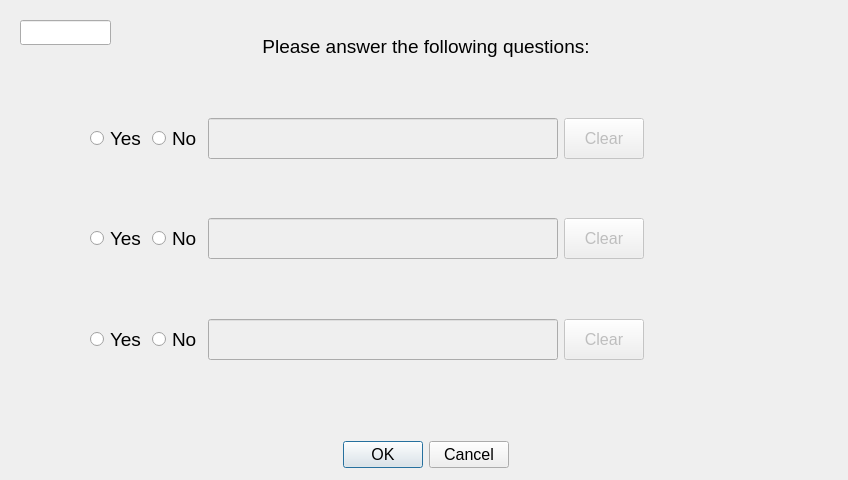
<?xml version="1.0" encoding="UTF-8"?>
<ui version="4.0">
 <class>CDlgQuestions</class>
 <widget class="QDialog" name="CDlgQuestions">
  <property name="geometry">
   <rect>
    <x>0</x>
    <y>0</y>
    <width>848</width>
    <height>480</height>
   </rect>
  </property>
  <property name="windowTitle">
   <string>Questions Response</string>
  </property>
  <widget class="QWidget" name="widget" native="true">
   <property name="geometry">
    <rect>
     <x>0</x>
     <y>0</y>
     <width>848</width>
     <height>480</height>
    </rect>
   </property>
   <property name="autoFillBackground">
    <bool>true</bool>
   </property>
   <widget class="CClickableLineEdit" name="codeId">
    <property name="geometry">
     <rect>
      <x>20</x>
      <y>20</y>
      <width>91</width>
      <height>25</height>
     </rect>
    </property>
    <property name="font">
     <font>
      <pointsize>12</pointsize>
     </font>
    </property>
    <property name="visible">
     <bool>false</bool>
    </property>
   </widget>
   <widget class="QWidget" name="">
    <property name="geometry">
     <rect>
      <x>10</x>
      <y>10</y>
      <width>831</width>
      <height>461</height>
     </rect>
    </property>
    <layout class="QVBoxLayout" name="verticalLayout">
     <item>
      <spacer name="verticalSpacer_6">
       <property name="orientation">
        <enum>Qt::Vertical</enum>
       </property>
       <property name="sizeHint" stdset="0">
        <size>
         <width>20</width>
         <height>40</height>
        </size>
       </property>
      </spacer>
     </item>
     <item>
      <layout class="QHBoxLayout" name="horizontalLayout">
       <item>
        <spacer name="horizontalSpacer">
         <property name="orientation">
          <enum>Qt::Horizontal</enum>
         </property>
         <property name="sizeHint" stdset="0">
          <size>
           <width>40</width>
           <height>20</height>
          </size>
         </property>
        </spacer>
       </item>
       <item>
        <widget class="QLabel" name="labelLockNum">
         <property name="font">
          <font>
           <pointsize>14</pointsize>
          </font>
         </property>
         <property name="text">
          <string>Please answer the following questions:</string>
         </property>
         <property name="alignment">
          <set>Qt::AlignCenter</set>
         </property>
        </widget>
       </item>
       <item>
        <spacer name="horizontalSpacer_2">
         <property name="orientation">
          <enum>Qt::Horizontal</enum>
         </property>
         <property name="sizeHint" stdset="0">
          <size>
           <width>40</width>
           <height>20</height>
          </size>
         </property>
        </spacer>
       </item>
      </layout>
     </item>
     <item>
      <spacer name="verticalSpacer">
       <property name="orientation">
        <enum>Qt::Vertical</enum>
       </property>
       <property name="sizeHint" stdset="0">
        <size>
         <width>20</width>
         <height>40</height>
        </size>
       </property>
      </spacer>
     </item>
     <item>
      <widget class="QLabel" name="label_question1">
       <property name="font">
        <font>
         <pointsize>14</pointsize>
        </font>
       </property>
       <property name="text">
        <string/>
       </property>
      </widget>
     </item>
     <item>
      <layout class="QHBoxLayout" name="horizontalLayout_2">
       <item>
        <spacer name="horizontalSpacer_3">
         <property name="orientation">
          <enum>Qt::Horizontal</enum>
         </property>
         <property name="sizeType">
          <enum>QSizePolicy::Fixed</enum>
         </property>
         <property name="sizeHint" stdset="0">
          <size>
           <width>80</width>
           <height>20</height>
          </size>
         </property>
        </spacer>
       </item>
       <item>
        <layout class="QHBoxLayout" name="hloChevinAnswer1">
         <item>
          <widget class="QRadioButton" name="rbAnswer1Yes">
           <property name="font">
            <font>
             <pointsize>14</pointsize>
            </font>
           </property>
           <property name="text">
            <string>Yes</string>
           </property>
          </widget>
         </item>
         <item>
          <widget class="QRadioButton" name="rbAnswer1No">
           <property name="font">
            <font>
             <pointsize>14</pointsize>
            </font>
           </property>
           <property name="text">
            <string>No</string>
           </property>
          </widget>
         </item>
        </layout>
       </item>
       <item>
        <widget class="CClickableLineEdit" name="edtAnswer1">
         <property name="enabled">
          <bool>false</bool>
         </property>
         <property name="minimumSize">
          <size>
           <width>350</width>
           <height>41</height>
          </size>
         </property>
         <property name="font">
          <font>
           <pointsize>12</pointsize>
          </font>
         </property>
         <property name="maxLength">
          <number>18</number>
         </property>
         <property name="readOnly">
          <bool>true</bool>
         </property>
        </widget>
       </item>
       <item>
        <widget class="QPushButton" name="clrAnswer1">
         <property name="enabled">
          <bool>false</bool>
         </property>
         <property name="minimumSize">
          <size>
           <width>0</width>
           <height>41</height>
          </size>
         </property>
         <property name="font">
          <font>
           <pointsize>12</pointsize>
          </font>
         </property>
         <property name="text">
          <string>Clear</string>
         </property>
        </widget>
       </item>
       <item>
        <spacer name="horizontalSpacer_4">
         <property name="orientation">
          <enum>Qt::Horizontal</enum>
         </property>
         <property name="sizeHint" stdset="0">
          <size>
           <width>40</width>
           <height>20</height>
          </size>
         </property>
        </spacer>
       </item>
      </layout>
     </item>
     <item>
      <spacer name="verticalSpacer_2">
       <property name="orientation">
        <enum>Qt::Vertical</enum>
       </property>
       <property name="sizeHint" stdset="0">
        <size>
         <width>20</width>
         <height>40</height>
        </size>
       </property>
      </spacer>
     </item>
     <item>
      <widget class="QLabel" name="label_question2">
       <property name="font">
        <font>
         <pointsize>14</pointsize>
        </font>
       </property>
       <property name="text">
        <string/>
       </property>
      </widget>
     </item>
     <item>
      <layout class="QHBoxLayout" name="horizontalLayout_3">
       <item>
        <spacer name="horizontalSpacer_5">
         <property name="orientation">
          <enum>Qt::Horizontal</enum>
         </property>
         <property name="sizeType">
          <enum>QSizePolicy::Fixed</enum>
         </property>
         <property name="sizeHint" stdset="0">
          <size>
           <width>80</width>
           <height>20</height>
          </size>
         </property>
        </spacer>
       </item>
       <item>
        <layout class="QHBoxLayout" name="hloChevinAnswer2">
         <item>
          <widget class="QRadioButton" name="rbAnswer2Yes">
           <property name="font">
            <font>
             <pointsize>14</pointsize>
            </font>
           </property>
           <property name="text">
            <string>Yes</string>
           </property>
          </widget>
         </item>
         <item>
          <widget class="QRadioButton" name="rbAnswer2No">
           <property name="font">
            <font>
             <pointsize>14</pointsize>
            </font>
           </property>
           <property name="text">
            <string>No</string>
           </property>
          </widget>
         </item>
        </layout>
       </item>
       <item>
        <widget class="CClickableLineEdit" name="edtAnswer2">
         <property name="enabled">
          <bool>false</bool>
         </property>
         <property name="minimumSize">
          <size>
           <width>350</width>
           <height>41</height>
          </size>
         </property>
         <property name="font">
          <font>
           <pointsize>12</pointsize>
          </font>
         </property>
        </widget>
       </item>
       <item>
        <widget class="QPushButton" name="clrAnswer2">
         <property name="enabled">
          <bool>false</bool>
         </property>
         <property name="minimumSize">
          <size>
           <width>0</width>
           <height>41</height>
          </size>
         </property>
         <property name="font">
          <font>
           <pointsize>12</pointsize>
          </font>
         </property>
         <property name="text">
          <string>Clear</string>
         </property>
        </widget>
       </item>
       <item>
        <spacer name="horizontalSpacer_6">
         <property name="orientation">
          <enum>Qt::Horizontal</enum>
         </property>
         <property name="sizeHint" stdset="0">
          <size>
           <width>40</width>
           <height>20</height>
          </size>
         </property>
        </spacer>
       </item>
      </layout>
     </item>
     <item>
      <spacer name="verticalSpacer_3">
       <property name="orientation">
        <enum>Qt::Vertical</enum>
       </property>
       <property name="sizeHint" stdset="0">
        <size>
         <width>20</width>
         <height>40</height>
        </size>
       </property>
      </spacer>
     </item>
     <item>
      <widget class="QLabel" name="label_question3">
       <property name="font">
        <font>
         <pointsize>14</pointsize>
        </font>
       </property>
       <property name="text">
        <string/>
       </property>
      </widget>
     </item>
     <item>
      <layout class="QHBoxLayout" name="horizontalLayout_4">
       <item>
        <spacer name="horizontalSpacer_7">
         <property name="orientation">
          <enum>Qt::Horizontal</enum>
         </property>
         <property name="sizeType">
          <enum>QSizePolicy::Fixed</enum>
         </property>
         <property name="sizeHint" stdset="0">
          <size>
           <width>80</width>
           <height>20</height>
          </size>
         </property>
        </spacer>
       </item>
       <item>
        <layout class="QHBoxLayout" name="hloChevinAnswer3">
         <item>
          <widget class="QRadioButton" name="rbAnswer3Yes">
           <property name="font">
            <font>
             <pointsize>14</pointsize>
            </font>
           </property>
           <property name="text">
            <string>Yes</string>
           </property>
          </widget>
         </item>
         <item>
          <widget class="QRadioButton" name="rbAnswer3No">
           <property name="font">
            <font>
             <pointsize>14</pointsize>
            </font>
           </property>
           <property name="text">
            <string>No</string>
           </property>
          </widget>
         </item>
        </layout>
       </item>
       <item>
        <widget class="CClickableLineEdit" name="edtAnswer3">
         <property name="enabled">
          <bool>false</bool>
         </property>
         <property name="minimumSize">
          <size>
           <width>350</width>
           <height>41</height>
          </size>
         </property>
         <property name="font">
          <font>
           <pointsize>12</pointsize>
          </font>
         </property>
         <property name="inputMask">
          <string/>
         </property>
         <property name="maxLength">
          <number>25</number>
         </property>
         <property name="readOnly">
          <bool>true</bool>
         </property>
        </widget>
       </item>
       <item>
        <widget class="QPushButton" name="clrAnswer3">
         <property name="enabled">
          <bool>false</bool>
         </property>
         <property name="minimumSize">
          <size>
           <width>0</width>
           <height>41</height>
          </size>
         </property>
         <property name="font">
          <font>
           <pointsize>12</pointsize>
          </font>
         </property>
         <property name="text">
          <string>Clear</string>
         </property>
        </widget>
       </item>
       <item>
        <spacer name="horizontalSpacer_8">
         <property name="orientation">
          <enum>Qt::Horizontal</enum>
         </property>
         <property name="sizeHint" stdset="0">
          <size>
           <width>40</width>
           <height>20</height>
          </size>
         </property>
        </spacer>
       </item>
      </layout>
     </item>
     <item>
      <spacer name="verticalSpacer_4">
       <property name="orientation">
        <enum>Qt::Vertical</enum>
       </property>
       <property name="sizeType">
        <enum>QSizePolicy::Fixed</enum>
       </property>
       <property name="sizeHint" stdset="0">
        <size>
         <width>20</width>
         <height>75</height>
        </size>
       </property>
      </spacer>
     </item>
     <item>
      <layout class="QHBoxLayout" name="horizontalLayout_5">
       <item>
        <spacer name="horizontalSpacer_9">
         <property name="orientation">
          <enum>Qt::Horizontal</enum>
         </property>
         <property name="sizeHint" stdset="0">
          <size>
           <width>40</width>
           <height>20</height>
          </size>
         </property>
        </spacer>
       </item>
       <item>
        <widget class="QDialogButtonBox" name="bbOkCancel">
         <property name="enabled">
          <bool>true</bool>
         </property>
         <property name="font">
          <font>
           <pointsize>12</pointsize>
          </font>
         </property>
         <property name="orientation">
          <enum>Qt::Horizontal</enum>
         </property>
         <property name="standardButtons">
          <set>QDialogButtonBox::Cancel|QDialogButtonBox::Ok</set>
         </property>
         <property name="centerButtons">
          <bool>true</bool>
         </property>
        </widget>
       </item>
       <item>
        <spacer name="horizontalSpacer_10">
         <property name="orientation">
          <enum>Qt::Horizontal</enum>
         </property>
         <property name="sizeHint" stdset="0">
          <size>
           <width>40</width>
           <height>20</height>
          </size>
         </property>
        </spacer>
       </item>
      </layout>
     </item>
     <item>
      <spacer name="verticalSpacer_5">
       <property name="orientation">
        <enum>Qt::Vertical</enum>
       </property>
       <property name="sizeHint" stdset="0">
        <size>
         <width>20</width>
         <height>18</height>
        </size>
       </property>
      </spacer>
     </item>
    </layout>
   </widget>
  </widget>
 </widget>
 <customwidgets>
  <customwidget>
   <class>CClickableLineEdit</class>
   <extends>QLineEdit</extends>
   <header location="global">clickablelineedit.h</header>
  </customwidget>
 </customwidgets>
 <resources/>
 <connections/>
</ui>
